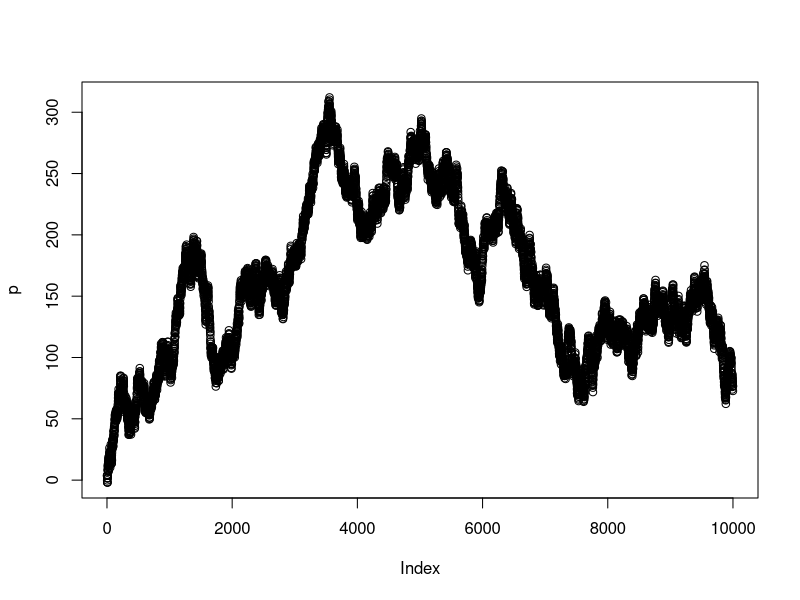

Reproduce this figure in R.
## ---- chunk 1

nObs = 10000
c = 1
lambda = 2
sdu = 1

m = as.numeric()
q = as.numeric()
u = as.numeric()
p = as.numeric()
t = as.numeric()

for (i in 1:nObs)
  {
  q[i] = sign(rnorm(1))
  u[i] = rnorm(1, sd = sdu)
  m[i] = ifelse(i == 1, 0, m[i-1]) + lambda * q[i] + u[i]
  p[i] = m[i] + c * q[i]
  t[i] = i
  }

df = data.frame(m, t, q, u, p)
head(df)

plot(p)
